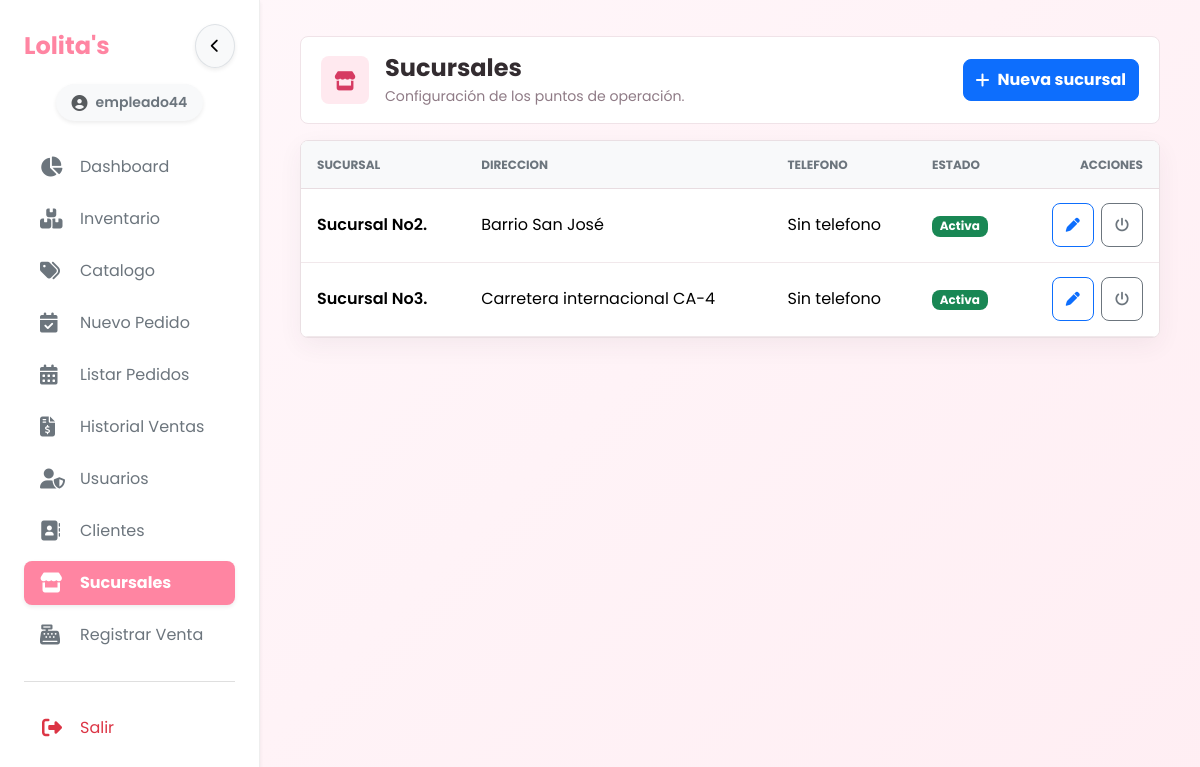
Page /index.php?view=sucursales (signed in) on the committed database.
### tables this page shows
CREATE TABLE `sucursales` (
  `id_sucursal` int NOT NULL AUTO_INCREMENT,
  `nombre_sucursal` varchar(100) NOT NULL,
  `direccion` text,
  `telefono` varchar(20) DEFAULT NULL,
  `fecha_creacion` timestamp NULL DEFAULT CURRENT_TIMESTAMP,
  `estado` enum('Activa','Inactiva') NOT NULL DEFAULT 'Activa',
  PRIMARY KEY (`id_sucursal`),
  UNIQUE KEY `uq_sucursales_nombre` (`nombre_sucursal`)
);

### app/Support/Env.php (called while the page is built, shortened)
<?php
final class Env
{
    public static function get(string $name, ?string $default = null): ?string
    {
        if (array_key_exists($name, $_ENV)) {
            return (string) $_ENV[$name];
        }
        $value = getenv($name);
        return $value === false ? $default : (string) $value;
    }
}

### app/core/Database.php (called while the page is built, shortened)
<?php
require_once __DIR__ . '/../bootstrap.php';
class Database
{
    public function getConnection(): PDO
    {
        $host = Env::get('DB_HOST', '127.0.0.1');
        $port = Env::get('DB_PORT', '3306');
        $database = Env::get('DB_DATABASE', 'lolitas_db');
        $username = Env::get('DB_USERNAME', 'root');
        $password = Env::get('DB_PASSWORD', '');
        $this->conn = new PDO(
            "mysql:host={$host};port={$port};dbname={$database};charset=utf8mb4",
            $username,
            $password,
            [
                PDO::ATTR_ERRMODE => PDO::ERRMODE_EXCEPTION,
                PDO::ATTR_DEFAULT_FETCH_MODE => PDO::FETCH_ASSOC,
                PDO::ATTR_EMULATE_PREPARES => false,
                PDO::ATTR_STRINGIFY_FETCHES => false,
            ]
        );
        $timezone = new DateTimeZone(date_default_timezone_get());
        $offset = (new DateTimeImmutable('now', $timezone))->format('P');
        $this->conn->exec('SET time_zone = ' . $this->conn->quote($offset));
        return $this->conn;
    }
}

### app/Security/Auth.php (called while the page is built, shortened)
<?php
final class Auth
{
    public static function hasPermission(string $permission): bool
    {
        $role = (int) ($_SESSION['id_rol'] ?? 0);
        $permissions = isset($_SESSION['permissions']) && is_array($_SESSION['permissions'])
            ? $_SESSION['permissions']
            : (self::ROLE_PERMISSIONS[$role] ?? []);
        return in_array('*', $permissions, true) || in_array($permission, $permissions, true);
    }
}

### app/controllers/SucursalController.php (called while the page is built, shortened)
<?php
require_once __DIR__ . '/../core/Database.php';
final class SucursalController
{
    private PDO $db;
    public function __construct()
    {
        $this->db = (new Database())->getConnection();
    }
    public function listar(): array
    {
        return $this->db->query('SELECT id_sucursal, nombre_sucursal, direccion, telefono, estado FROM sucursales ORDER BY nombre_sucursal')->fetchAll(PDO::FETCH_ASSOC);
    }
}

### app/bootstrap.php (called while the page is built, shortened)
<?php
if (!function_exists('e')) {
    function e(mixed $value): string
    {
        return htmlspecialchars((string) $value, ENT_QUOTES | ENT_SUBSTITUTE, 'UTF-8');
    }
}

### views/sucursales/listar.php (the view, shortened to what this page needs)
<div class="container-fluid app-page p-2 p-md-4 management-page">
    <header class="app-page-header">
        <div class="app-page-header__main">
            <span class="app-page-header__icon" aria-hidden="true"><i class="fa-solid fa-store"></i></span>
            <div class="app-page-header__copy"><h2 class="app-page-header__title">Sucursales</h2><p class="app-page-header__subtitle">Configuración de los puntos de operación.</p></div>
        </div>
        <div class="app-page-header__actions"><button class="btn btn-primary" data-bs-toggle="modal" data-bs-target="#branchModal"><i class="fa-solid fa-plus me-2"></i>Nueva sucursal</button></div>
    </header>
    <div class="table-responsive app-panel">
        <table class="table table-hover align-middle mb-0 management-table">
            <thead><tr><th>Sucursal</th><th>Direccion</th><th>Telefono</th><th>Estado</th><th class="text-end">Acciones</th></tr></thead>
            <tbody>
            <?php foreach ($sucursales as $sucursal): ?>
                <tr>
                    <td data-label="Sucursal" class="fw-semibold"><?= e($sucursal['nombre_sucursal']) ?></td>
                    <td data-label="Direccion"><?= e($sucursal['direccion'] ?: 'Sin direccion') ?></td>
                    <td data-label="Telefono"><?= e($sucursal['telefono'] ?: 'Sin telefono') ?></td>
                    <td data-label="Estado"><span class="badge <?= $sucursal['estado'] === 'Activa' ? 'text-bg-success' : 'text-bg-secondary' ?>"><?= e($sucursal['estado']) ?></span></td>
                    <td data-label="Acciones" class="text-end"><div class="management-actions">
                        <button class="btn btn-sm btn-outline-primary js-edit-branch" type="button" data-id="<?= (int) $sucursal['id_sucursal'] ?>"
                            data-name="<?= e($sucursal['nombre_sucursal']) ?>" data-address="<?= e($sucursal['direccion']) ?>" data-phone="<?= e($sucursal['telefono']) ?>" title="Editar"><i class="fa-solid fa-pen"></i></button>
                        <button class="btn btn-sm btn-outline-secondary js-state-branch" type="button" data-id="<?= (int) $sucursal['id_sucursal'] ?>"
                            data-state="<?= $sucursal['estado'] === 'Activa' ? 'Inactiva' : 'Activa' ?>" title="<?= $sucursal['estado'] === 'Activa' ? 'Desactivar' : 'Activar' ?>"><i class="fa-solid fa-power-off"></i></button>
                    </div></td>
                </tr>
            <?php endforeach; ?>
            </tbody>
        </table>
    </div>
</div>
<link rel="stylesheet" href="css/views/management.css?v=<?= filemtime(__DIR__ . '/../../public/css/views/management.css') ?>">

### public/css/estilos.css (style rules this page uses)
:root { --primary-color: #ff85a2; --primary-dark: #f76d8e; --soft-bg: #fff8fb; --text-color: #40353d; --muted-color: #8f7b86; --border-color: #f6e2ea; }
* { box-sizing: border-box; }
body { font-family: 'Poppins', sans-serif; background: linear-gradient(135deg, #fff8fb 0%, #ffeef3 100%); color: var(--text-color); overflow-x: hidden; }
.section-card, .card, .modal-content, .table-responsive, .offcanvas { border-radius: 0.5rem !important; }
.btn, .form-control, .form-select, .input-group-text, .nav-link, .badge { border-radius: 0.5rem !important; }
.table { border-collapse: separate; border-spacing: 0; }
.table thead th { font-size: 0.72rem; letter-spacing: 0.08em; text-transform: uppercase; color: #8c7280; }
.table td, .table th { vertical-align: middle; }
button, [role="button"], .btn, .nav-link { min-height: 44px; }

### public/css/components.css (style rules this page uses)
.app-page { width: 100%; max-width: 1720px; margin-inline: auto; }
.app-page-header { display: flex; align-items: center; justify-content: space-between; gap: 1rem; padding: 1rem 1.25rem; margin-bottom: 1rem; border: 1px solid #f0e3e8; border-radius: 8px; background: #fff; }
.app-page-header__main { display: flex; align-items: center; gap: 1rem; min-width: 0; }
.app-page-header__icon { display: inline-flex; flex: 0 0 48px; align-items: center; justify-content: center; width: 48px; height: 48px; border-radius: 8px; color: #d63b62; background: #ffe9ef; font-size: 1.2rem; }
.app-page-header__copy { min-width: 0; }
.app-page-header__title { margin: 0 0 0.2rem; color: #332c30; font-size: clamp(1.25rem, 2vw, 1.75rem); font-weight: 700; line-height: 1.25; }
.app-page-header__subtitle { margin: 0; color: var(--muted-color); font-size: 0.88rem; }
.app-page-header__actions { display: flex; flex: 0 0 auto; flex-wrap: wrap; justify-content: flex-end; gap: 0.55rem; }
.app-page-header__actions .btn { display: inline-flex; align-items: center; justify-content: center; min-height: 42px; font-weight: 700; }
.app-panel, .app-toolbar, .app-page > .card, .app-page > form > .card { border: 1px solid #eadfe3 !important; border-radius: 8px !important; background: #fff !important; box-shadow: 0 8px 24px rgba(67, 54, 61, 0.06) !important; }
.app-page .table-responsive { border-color: #eadfe3 !important; border-radius: 8px !important; background: #fff; }
.app-page .table thead, .app-page .table thead.bg-dark, .app-page .table thead.bg-light { color: #8d7a84 !important; background: #faf8f9 !important; }
.app-page .table thead th { border-bottom-color: #e8dde1; letter-spacing: 0; }
.app-page .table tbody td, .app-page .table tbody th { border-bottom-color: #f1e8eb; }

### public/css/views/management.css (style rules this page uses)
.management-page { max-width: 1720px; }
.management-table th, .management-table td { padding: .9rem 1rem; vertical-align: middle; }
.management-table thead th { background: #f8f9fa; color: #6c757d; font-size: .75rem; text-transform: uppercase; }
.management-actions { display: inline-flex; flex-wrap: wrap; justify-content: flex-end; gap: .45rem; }
.management-actions .btn { display: inline-flex; width: 42px; min-width: 42px; height: 42px; padding: 0; align-items: center; justify-content: center; }

### rows in the picture
sucursales: nombre_sucursal "Sucursal No2.", direccion "Barrio San José", telefono "Sin telefono", estado "Activa"
sucursales: nombre_sucursal "Sucursal No3.", direccion "Carretera internacional CA-4", telefono "Sin telefono", estado "Activa"

### other values in the picture
$_SESSION['username'] "empleado44"
